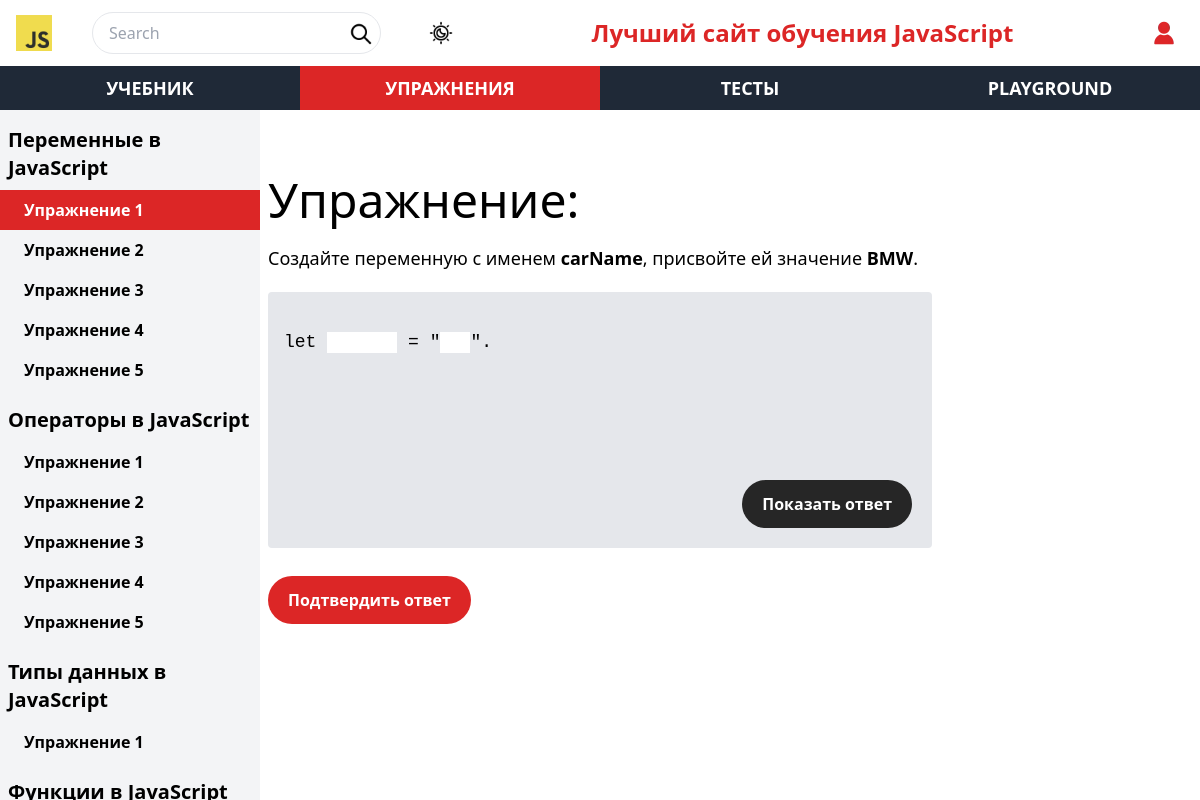
The app's page /tasks/tasks.php?task=21 with its own data.
### tables this page shows
CREATE TABLE `tasks` (
  `id` int NOT NULL,
  `task_number` int NOT NULL,
  `task_theme_id` int NOT NULL,
  `title` varchar(255) NOT NULL,
  `task` varchar(255) NOT NULL
);

CREATE TABLE `tasks_themes` (
  `id` int NOT NULL,
  `name` varchar(255) NOT NULL
);

### tasks/components/aside.php (the view, shortened to what this page needs)
<?php
$pdo = getPDO();
$query1 = "SELECT tasks.id, tasks.task_number, tasks.task_theme_id, tasks_themes.name FROM `tasks` JOIN tasks_themes ON tasks.task_theme_id = tasks_themes.id ORDER BY `tasks`.`task_theme_id`, `tasks`.`task_number` ASC;";
$statement1 = $pdo->query($query1);
$results1 = $statement1->fetchAll(PDO::FETCH_ASSOC);
?>
<aside class="siderbar fixed top-0 left-0 h-full mt-[110px] bg-gray-100 dark:bg-slate-800 dark:text-white 2xl:w-[330px] w-[260px] flex flex-col">
  <div class="scrollbox overflow-auto">
    <div class="scrollbox-inner pb-[110px] tasksAside" id="sidebar-content">
      <?php
      $prev = null;
      foreach ($results1 as $value) {
        if ($value["name"] !== $prev) {
          echo "<h3 class=\"text-xl font-bold mb-2 pl-2 mt-4\">{$value["name"]}</h3>";
        }
        echo "<a class=\"group aside-link flex pl-6 py-2 relative gap-1 font-semibold hover:bg-neutral-500 hover:text-white\" href=\"tasks.php?task={$value["id"]}\">";
        echo "Упражнение {$value['task_number']}"; ?>
        </a>
        <?php $prev = $value["name"];
      } ?>
    </div>
  </div>
</aside>

### tasks/components/taskScript.php (shortened to what this page needs)
<?php
function escape_tags($string)
{
  $string = str_replace("<", "&lt;", $string);
  $string = str_replace(">", "&gt;", $string);
  return $string;
}
$pdo = getPDO();
$pageId = isset($_GET['task']) ? $_GET['task'] : null;
if ($pageId !== null && is_numeric($pageId)) {
  $query = "SELECT title, task FROM tasks WHERE id = ?";
  $statement1 = $pdo->prepare($query);
  $statement1->execute([$pageId]);
  $results1 = $statement1->fetchAll(PDO::FETCH_ASSOC);
  if (count($results1) > 0) {
    $title = $results1[0]["title"];
    $task = $results1[0]["task"];
    $RegExp = '/!(.*?)!/';
    $RegExpResTitle = [];
    preg_match_all($RegExp, $title, $RegExpResTitle);
    $title = escape_tags($title);
    $task = escape_tags($task);
    $task = preg_replace($RegExp, "<input type=\"text\" class=\"inputTask dark:bg-gray-800\">", $task);
    for ($i = 0; $i < count($RegExpResTitle[0]); $i++) {
      $title = str_replace($RegExpResTitle[0][$i], "<span class=\"font-bold\">" . $RegExpResTitle[1][$i] . "</span>", $title);
    }
  }
}

### css/style.css (style rules this page uses)
html, :host { line-height: 1.5; -webkit-text-size-adjust: 100%; -moz-tab-size: 4; -o-tab-size: 4; tab-size: 4; font-family: ui-sans-serif, system-ui, sans-serif, "Apple Color Emoji", "Segoe UI Emoji", "Segoe UI Symbol", "Noto Color Emoji"; font-feature-settings: normal; font-variation-settings: normal; -webkit-tap-highlight-color: transparent; }
body { margin: 0; line-height: inherit; }
h1, h2, h3, h4, h5, h6 { font-size: inherit; font-weight: inherit; }
a { color: inherit; text-decoration: inherit; }
button, input, optgroup, select, textarea { font-family: inherit; font-feature-settings: inherit; font-variation-settings: inherit; font-size: 100%; font-weight: inherit; line-height: inherit; color: inherit; margin: 0; padding: 0; }
blockquote, dl, dd, h1, h2, h3, h4, h5, h6, hr, figure, p, pre { margin: 0; }
input::placeholder, textarea::placeholder { opacity: 1; color: #9ca3af; }
.fixed { position: fixed; }
.relative { position: relative; }
.left-0 { left: 0px; }
.top-0 { top: 0px; }
.mb-2 { margin-bottom: 0.5rem; }
.mt-4 { margin-top: 1rem; }
.mt-\[110px\] { margin-top: 110px; }
.flex { display: flex; }
.h-full { height: 100%; }
.w-\[260px\] { width: 260px; }
.flex-col { flex-direction: column; }
.gap-1 { gap: 0.25rem; }
.overflow-auto { overflow: auto; }
.bg-gray-100 { --tw-bg-opacity: 1; background-color: rgb(243 244 246 / var(--tw-bg-opacity)); }
.bg-red-600 { --tw-bg-opacity: 1; background-color: rgb(220 38 38 / var(--tw-bg-opacity)); }
.py-2 { padding-top: 0.5rem; padding-bottom: 0.5rem; }
.pb-\[110px\] { padding-bottom: 110px; }
.pl-2 { padding-left: 0.5rem; }
.pl-6 { padding-left: 1.5rem; }
.text-xl { font-size: 1.25rem; line-height: 1.75rem; }
.font-bold { font-weight: 700; }
.font-semibold { font-weight: 600; }
.text-white { --tw-text-opacity: 1; color: rgb(255 255 255 / var(--tw-text-opacity)); }
* { transition-property: color, background-color, border-color, text-decoration-color, fill, stroke; transition-timing-function: cubic-bezier(0.4, 0, 0.2, 1); transition-duration: 150ms; }

### records on screen
tasks: task_theme.name "Переменные в JavaScript", task_number "1", title "Создайте переменную с именем carName , присвойте ей значение BMW ."
tasks: task_number "2"
tasks: task_number "3"
tasks: task_number "4"
tasks: task_number "5"
tasks: task_theme.name "Операторы в JavaScript", task_number "1"
tasks: task_number "2"
tasks: task_number "3"
tasks: task_number "4"
tasks: task_number "5"
tasks: task_theme.name "Типы данных в JavaScript", task_number "1"
